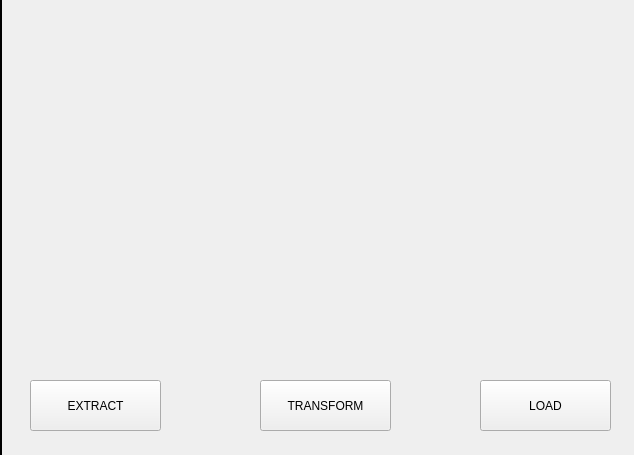
<?xml version="1.0" encoding="UTF-8"?>
<ui version="4.0">
 <class>Form</class>
 <widget class="QWidget" name="Form">
  <property name="geometry">
   <rect>
    <x>0</x>
    <y>0</y>
    <width>634</width>
    <height>455</height>
   </rect>
  </property>
  <property name="minimumSize">
   <size>
    <width>100</width>
    <height>100</height>
   </size>
  </property>
  <property name="maximumSize">
   <size>
    <width>634</width>
    <height>455</height>
   </size>
  </property>
  <property name="windowTitle">
   <string>Form</string>
  </property>
  <property name="toolTip">
   <string>&lt;html&gt;&lt;head/&gt;&lt;body&gt;&lt;p&gt;&lt;br/&gt;&lt;/p&gt;&lt;/body&gt;&lt;/html&gt;</string>
  </property>
  <property name="styleSheet">
   <string notr="true"/>
  </property>
  <widget class="QPushButton" name="pushButton">
   <property name="geometry">
    <rect>
     <x>30</x>
     <y>380</y>
     <width>131</width>
     <height>51</height>
    </rect>
   </property>
   <property name="toolTip">
    <string>&lt;html&gt;&lt;head/&gt;&lt;body&gt;&lt;p&gt;Click to extract the data&lt;/p&gt;&lt;/body&gt;&lt;/html&gt;</string>
   </property>
   <property name="text">
    <string>EXTRACT</string>
   </property>
  </widget>
  <widget class="QPushButton" name="pushButton_2">
   <property name="geometry">
    <rect>
     <x>480</x>
     <y>380</y>
     <width>131</width>
     <height>51</height>
    </rect>
   </property>
   <property name="text">
    <string>LOAD</string>
   </property>
  </widget>
  <widget class="QPushButton" name="pushButton_3">
   <property name="geometry">
    <rect>
     <x>260</x>
     <y>380</y>
     <width>131</width>
     <height>51</height>
    </rect>
   </property>
   <property name="text">
    <string>TRANSFORM</string>
   </property>
  </widget>
  <widget class="QLabel" name="label_2">
   <property name="geometry">
    <rect>
     <x>0</x>
     <y>-8</y>
     <width>641</width>
     <height>471</height>
    </rect>
   </property>
   <property name="minimumSize">
    <size>
     <width>100</width>
     <height>100</height>
    </size>
   </property>
   <property name="maximumSize">
    <size>
     <width>1024</width>
     <height>768</height>
    </size>
   </property>
   <property name="frameShape">
    <enum>QFrame::WinPanel</enum>
   </property>
   <property name="text">
    <string>&lt;html&gt;&lt;head/&gt;&lt;body&gt;&lt;p&gt;&lt;img src=&quot;:/newPrefix/1429682.png&quot;/&gt;&lt;/p&gt;&lt;/body&gt;&lt;/html&gt;</string>
   </property>
  </widget>
  <zorder>label_2</zorder>
  <zorder>pushButton</zorder>
  <zorder>pushButton_2</zorder>
  <zorder>pushButton_3</zorder>
 </widget>
 <resources>
  <include location="../../Desktop/first.qrc"/>
 </resources>
 <connections/>
</ui>
